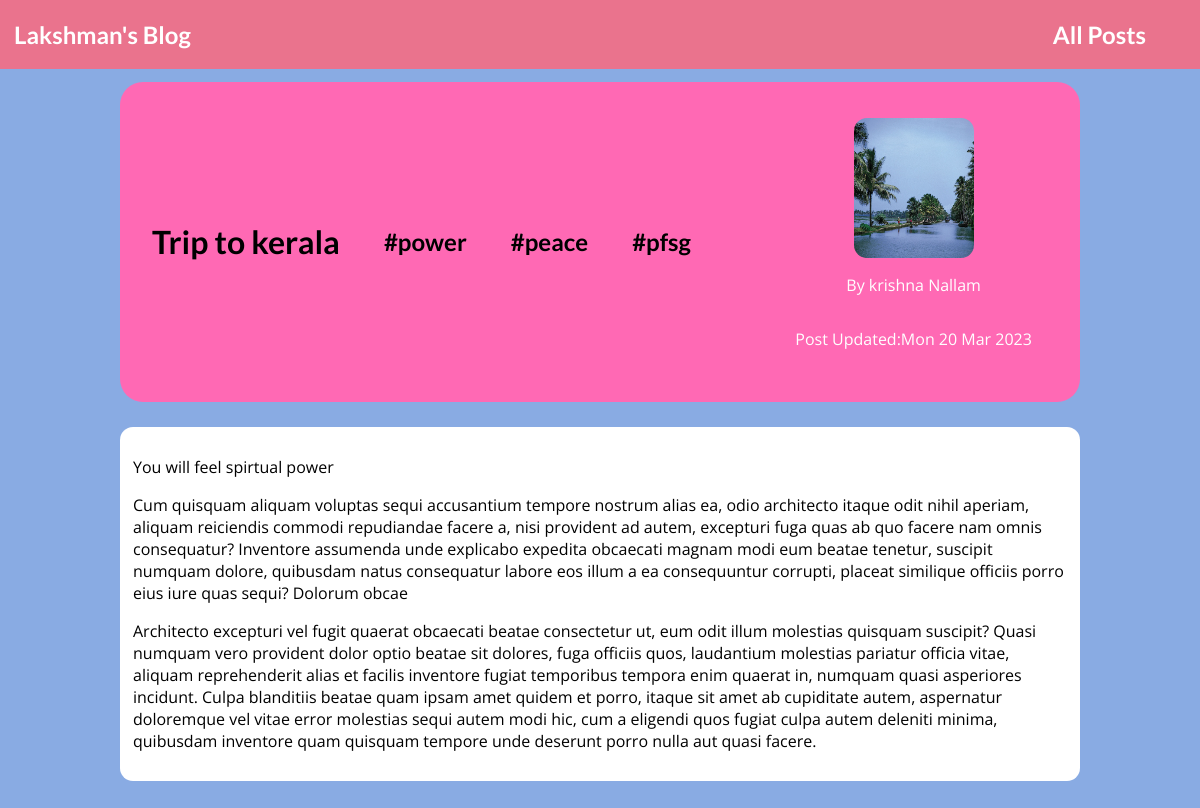
Page /postsdetails/trip-to-kerala/ on the committed database.
### blog/models.py (models this page shows)
class Post(models.Model):
    title=models.CharField(max_length=200)
    image=models.CharField(max_length=200)
    author=models.ForeignKey(Author,on_delete=models.SET_NULL,null=True)
    slug=models.SlugField(unique=True)
    excerpt=models.CharField(max_length=500  )
    content=models.CharField(max_length=500)
    data=models.DateField(auto_now=True)
    tag=models.ManyToManyField(Tag)

class Tag(models.Model):
    tagName=models.CharField(max_length=200)
    def __str__(self):
        return f"{self.tagName}"

class Author(models.Model):
    first_name=models.CharField(max_length=40)
    last_name=models.CharField(max_length=20)
    email=models.EmailField()
    def __str__(self):
        return f"{self.first_name} {self.last_name}"

### blog/views.py (the view)
# urls.py: path("postsdetails/<slug:slug>/",views.postDetails,name="detailspage"),
def postDetails(request,slug):
    obj=get_object_or_404(Post,slug=slug)
    return render(request,"blog/postDetails.html",{"obj":obj,"allTagsList":obj.tag.all()})

### blog/templates/blog/postDetails.html (shortened to what this page needs)
{% extends "base.html"%}
{% load static%}
{% block cssFile%}<link rel="stylesheet" href="{% static "blog/home.css"%}"+"?{% now "U" %}"><link rel="stylesheet" href="{% static "blog/postDetails.css"%}"+"?{% now "U" %}">{%endblock%}
{%block body%}
  <div class="lowerCon min">
    <div class="poster"><h1>{{obj.title}}</h1>
      {%for tagName in allTagsList%}
        <h2>{{tagName}}</h2>
      {% endfor %}
      <div class="postUpdatedCon">
        <div class="posterholder"><img src="{% static "blog/images/"|add:obj.image%}" class="imgposter"/></div>
        <p>By <a href="mailto:{{obj.author.email}}">{{obj.author}}</a></p>
        <p>Post Updated:{{obj.data|date:"D d M Y"}}</p>
    </div></div>
    <div class="blogdesc">
        <p>{{obj.excerpt}} </p>
        <p>{{obj.content}} </p>
        <p>{% lorem 1 b random %} </p>
    </div>
  </div>
{%endblock%}

### static/app.css (style rules this page uses)
* { box-sizing: border-box; }
html { font-family: 'Open Sans', 'Lato', sans-serif; }
body { margin: 0; }
h1, h2, h3 { font-family: 'Lato', sans-serif; font-weight: bold; }

### blog/static/blog/home.css (style rules this page uses)
a { text-decoration: none; color: white; }
.lowerCon { display: flex; flex-direction: column; align-items: center; list-style-type: none; background-color: #89ABE3FF; margin: 0px; min-height: 100vh; color: black; }

### blog/static/blog/postDetails.css (style rules this page uses)
.poster { display: flex; justify-content: space-between; padding-left: 32px; padding-right: 32px; align-items: center; height: 40vh; background-color: hotpink; border-radius: 23px; width: 80%; margin:13px 0px 12px 0px; }
.postUpdatedCon { display: flex; flex-direction: column; justify-content: center; align-items: center; color: white; width:30% }
.posterholder { width:120px; height: 140px; }
.imgposter { width:120px; height: 140px; border-radius: 13px; border-style: none; border-width: 7px; }
.blogdesc { width: 80%; background-color: white; border-radius: 13px; margin: 13px; padding: 13px; }
.min { min-height: 100vh; }

### rows in the picture
Post: title "Trip to kerala", image (picture), author "krishna Nallam", data "Mon 20 Mar 2023", excerpt "You will feel spirtual power", content "Cum quisquam aliquam voluptas sequi accusantium tempore nostrum alias ea, odio architecto itaque odit nihil aperiam, aliquam reiciendis commodi repudiandae facere a, nisi provident ad autem, excepturi fuga quas ab quo facere nam omnis consequatur? Inventore assumenda unde explicabo expedita obcaecati magnam modi eum beatae tenetur, suscipit numquam dolore, quibusdam natus consequatur labore eos illum a ea consequuntur corrupti, placeat similique officiis porro eius iure quas sequi? Dolorum obcae"
Tag: tagName "#power"
Tag: tagName "#peace"
Tag: tagName "#pfsg"
